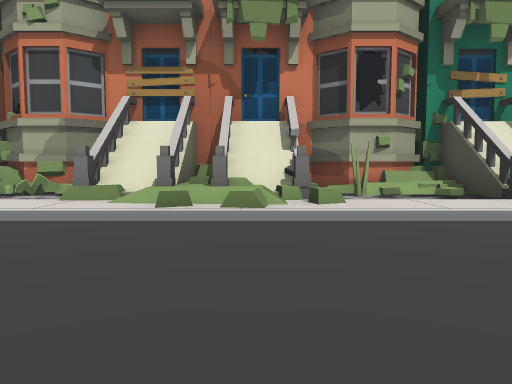
View 1 (above)

24 first-person views from a walk through a 3-D level made in the Unity game engine. The camera is 1.2 m above the floor, tilts 4° down and sees 70° across. The floor is counted in squares, 2 m on a side. Each view is taken from the middle of a square. On the plan, view 1 faces up. The plan holds only what a view shows up to about 10 squares ahead; the rest is blank. The place goes on beyond the plan. The player character is not drawn. Some animated figures are left out.

View 2
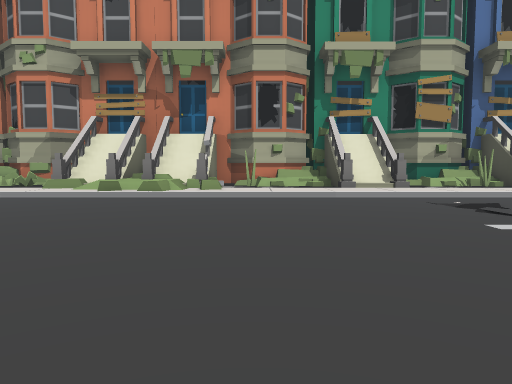

View 3
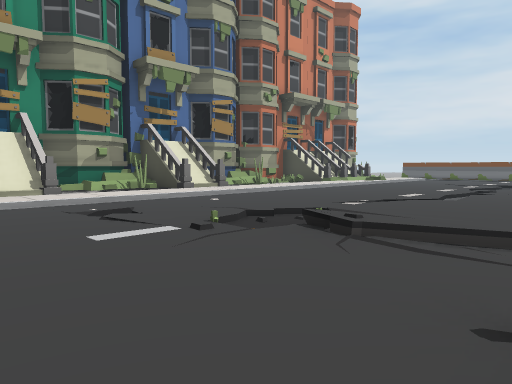

View 4
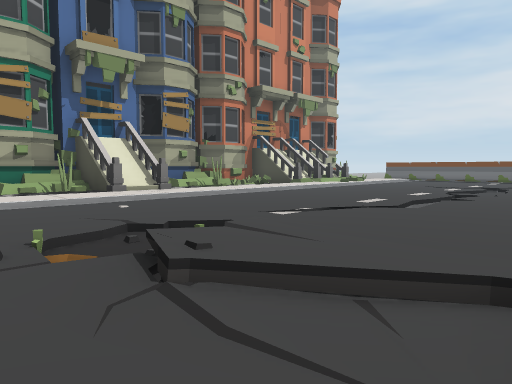

View 5
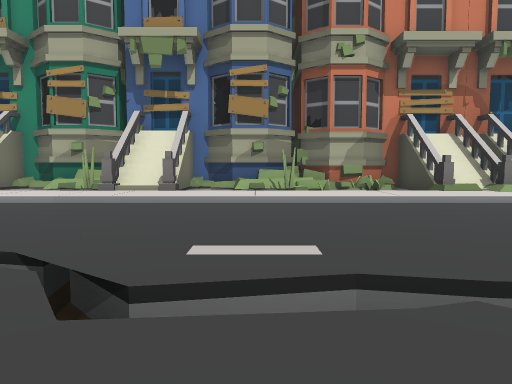

View 6
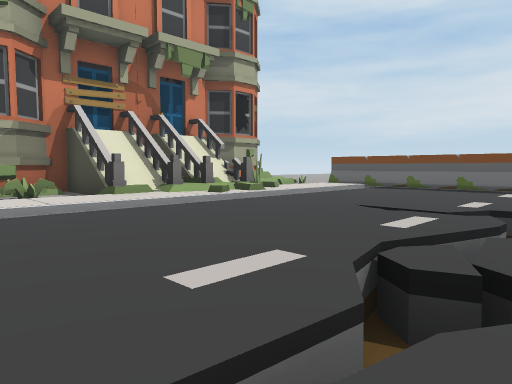

View 7
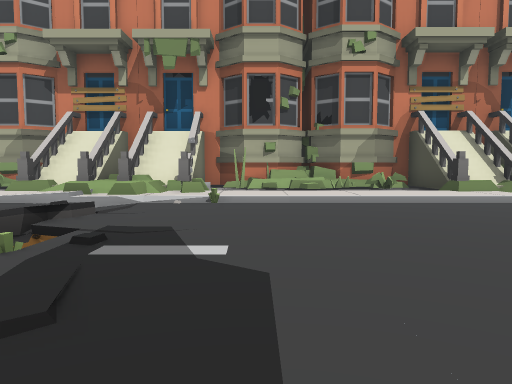

View 8
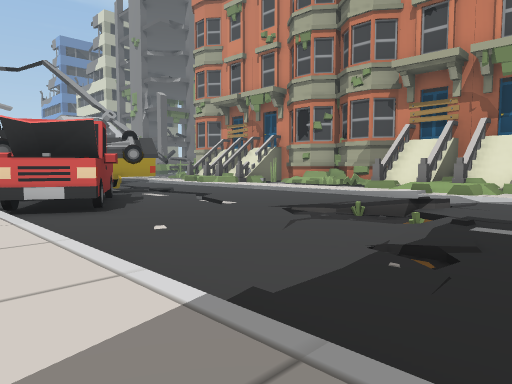

View 9
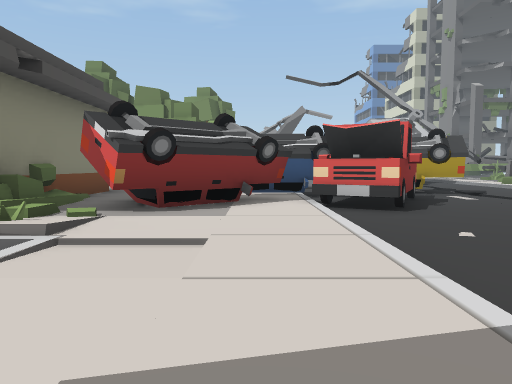

View 10
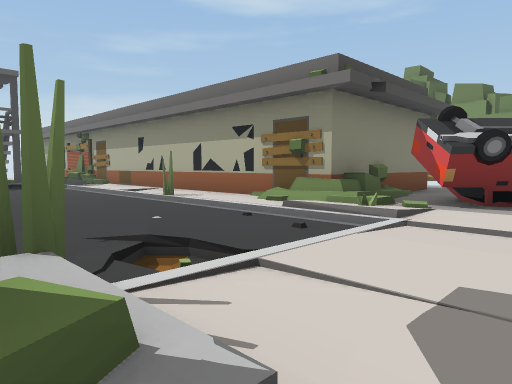

View 11
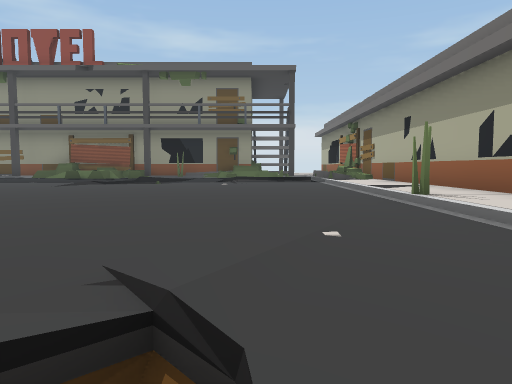

View 12
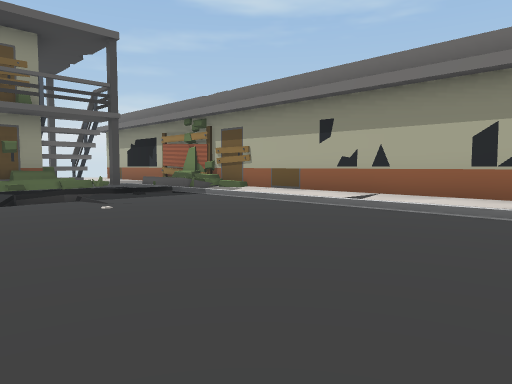

View 13
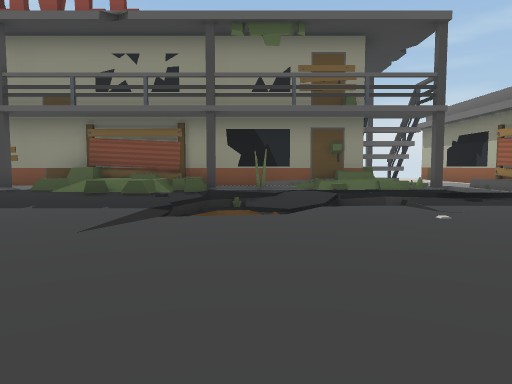

View 14
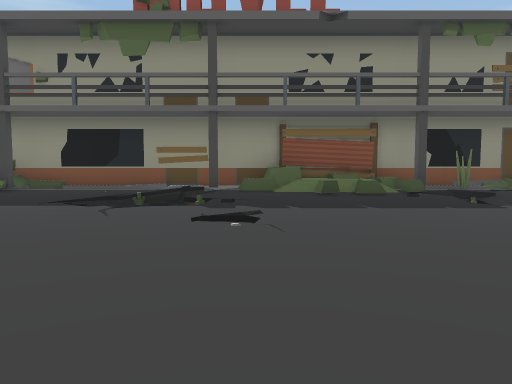

View 15
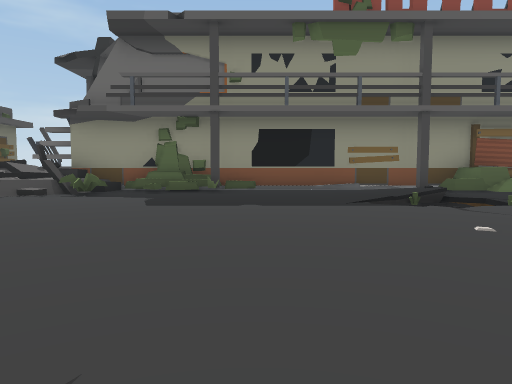

View 16
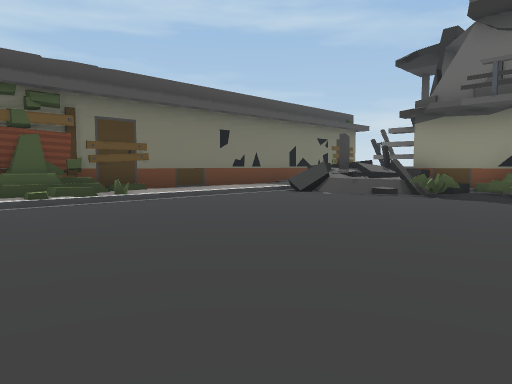

View 17
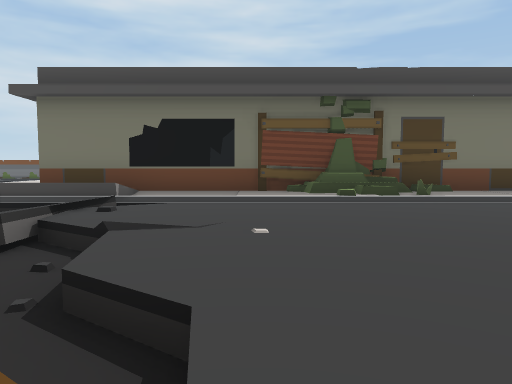

View 18
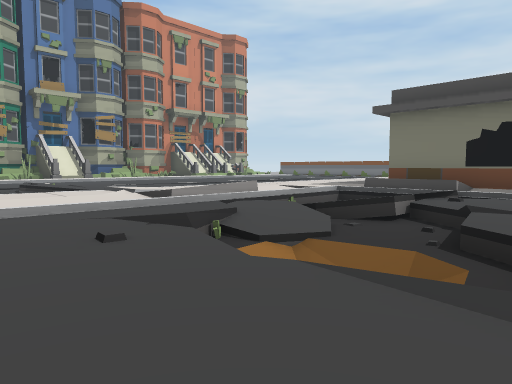

View 19
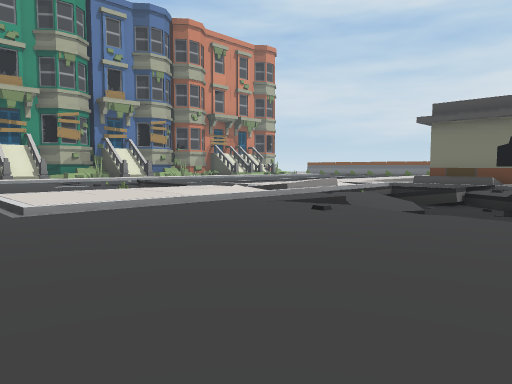

View 20
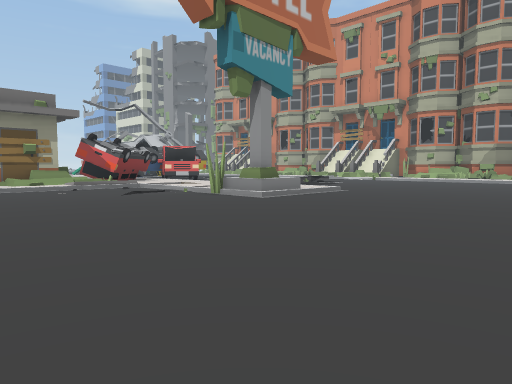

View 21
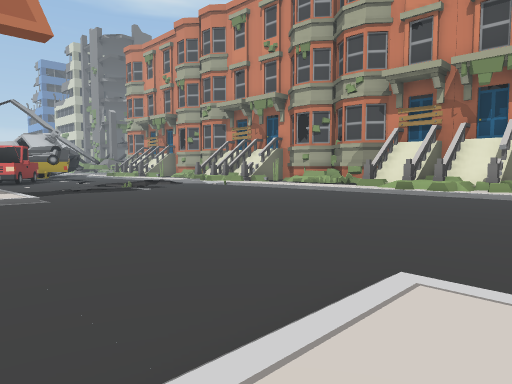

View 22
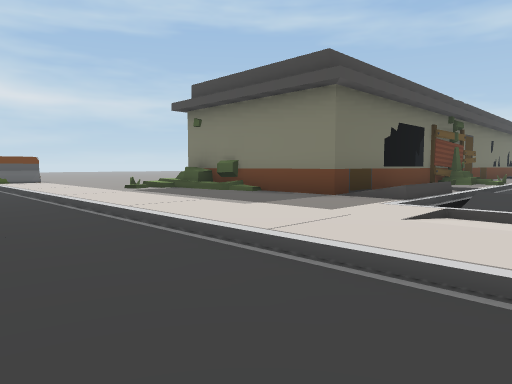

View 23
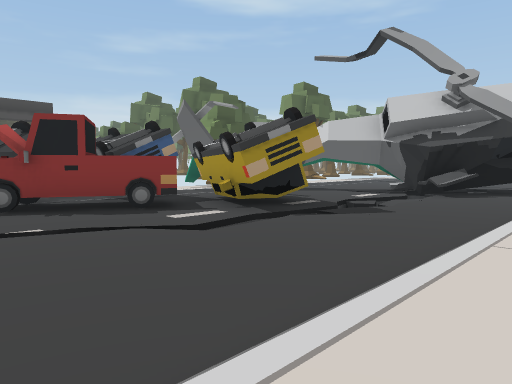

View 24
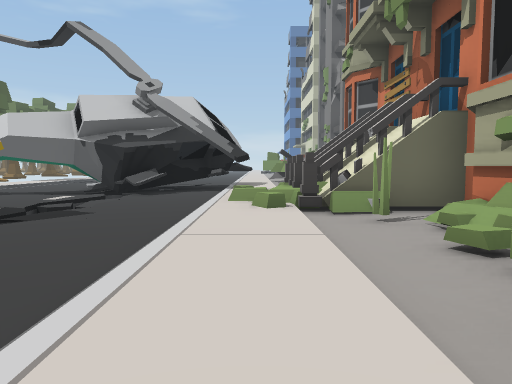

### Floor plan
Key: @ floor where view 1 was taken; # wall or solid block; x gap in a wall; . main floor; : floor 0.25 m higher than the main floor; - floor 0.5 m lower than the main floor; + floor 3 m higher than the main floor; / step, stairs or slope; = window, fence, low wall or low ledge; ^ raised ledge; v drop or lower ground; H house; C car; O other object.
Columns run from 23 left of view 1 to 18 right of it. Each row starts with its distance up from view 1.
  9                                        ###
  8   ##########+##            ########HH###+#
  7   ####.#===#/##########=#####. H##. H.##/#
  6   #==#.....#/=##   =#=^##..##...##    .#/#
  5    ///::::::/=#/:::::/###:::::::::::::::/#
  4 #=////////////////////////////////////////
  3 #............//...........................
  2 ##^.vvv.v....:=...........................
  1  #vv=O#O=vv.///..............////........=
  0  ##.. #OO..../.........@.....///.=vvvvvvvv
 -1    .. O O#...../.............//.......v/
 -2       O C O..../............../........//.
 -3        CCOO////////....../////////////////
 -4        CCOO:::::::/....../::/:/:/::::::::/
 -5        C OOO:.:::#/....../::/../ ..::::::/
 -6           OO/////=/....  ////.//////:::=#/
 -7           O##/.//......  ...../// ///#####
 -8        ######/..............////=//= #
 -9            #//...............///-/=/.#
-10            #:/...............///././.#
-11            #:#...............//..../:#
-12            #:.......  ...  ......../##
-13            #:/...................../##
-14            #:/.....................//#
-15            #:/........./.........../:#
-16            #./. .///.../.........../:#
-17            #//..=  /....///......../:#
-18            ##=//////..../:.......///:#
-19            # /  /////=../:......====
-20            #//#=#=##=#^^x/...##=####
-21            #   ####################

Where each view was taken, in squares from view 1:
view 1: 0 up, 0 right, facing up
view 2: 3 down, 2 right, facing up
view 3: 3 down, 3 right, facing up-right
view 4: 3 down, 5 right, facing up-right
view 5: 2 down, 12 right, facing up
view 6: 1 down, 13 right, facing up-right
view 7: 2 down, 7 left, facing up
view 8: 4 down, 7 left, facing up-left
view 9: 4 down, 7 left, facing left
view 10: 4 down, 6 left, facing down-left
view 11: 6 down, 8 left, facing down
view 12: 10 down, 5 left, facing down-left
view 13: 11 down, 5 left, facing down
view 14: 11 down, 0 right, facing down
view 15: 11 down, 5 right, facing down
view 16: 11 down, 6 right, facing down-right
view 17: 11 down, 6 right, facing right
view 18: 11 down, 4 right, facing up-right
view 19: 11 down, 1 right, facing up-right
view 20: 11 down, 0 right, facing up-left
view 21: 5 down, 3 right, facing up-left
view 22: 1 down, 10 right, facing down-right
view 23: 5 up, 12 left, facing down-left
view 24: 5 up, 12 left, facing left
